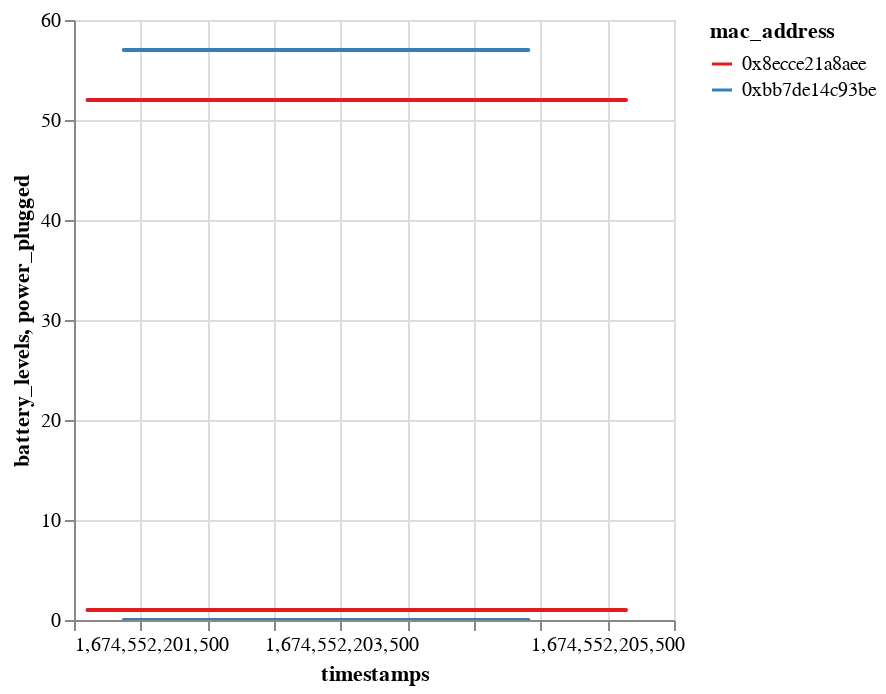

Notebook code for this chart:
### Code cell
DeepnoteChart(battery_status, """{"layer":[{"mark":{"clip":true,"type":"trail","tooltip":true},"encoding":{"x":{"sort":null,"type":"quantitative","field":"timestamps","scale":{"type":"linear","zero":false}},"y":{"sort":null,"type":"quantitative","field":"battery_levels","scale":{"type":"linear","zero":false}},"color":{"sort":null,"type":"nominal","field":"mac_address","scale":{"scheme":"set1"}}}},{"mark":{"clip":true,"type":"trail","tooltip":true},"encoding":{"x":{"sort":null,"type":"quantitative","field":"timestamps","scale":{"type":"linear","zero":false}},"y":{"sort":null,"type":"quantitative","field":"power_plugged","scale":{"type":"linear","zero":false}},"color":{"sort":null,"type":"nominal","field":"mac_address","scale":{"scheme":"tableau10"}}}}],"title":"","config":{"legend":{}},"$schema":"https://vega.github.io/schema/vega-lite/v5.json","encoding":{}}""")

### Figure 1 — Vega-Lite specification as saved in the notebook (floating-point values rounded to 4 significant figures)
{"layer": [{"mark": {"clip": true, "type": "trail", "tooltip": true}, "encoding": {"x": {"sort": null, "type": "quantitative", "field": "timestamps", "scale": {"type": "linear", "zero": false}}, "y": {"sort": null, "type": "quantitative", "field": "battery_levels", "scale": {"type": "linear", "zero": false}}, "color": {"sort": null, "type": "nominal", "field": "mac_address", "scale": {"scheme": "set1"}}}}, {"mark": {"clip": true, "type": "trail", "tooltip": true}, "encoding": {"x": {"sort": null, "type": "quantitative", "field": "timestamps", "scale": {"type": "linear", "zero": false}}, "y": {"sort": null, "type": "quantitative", "field": "power_plugged", "scale": {"type": "linear", "zero": false}}, "color": {"sort": null, "type": "nominal", "field": "mac_address", "scale": {"scheme": "tableau10"}}}}], "title": "", "config": {"legend": {}}, "$schema": "https://vega.github.io/schema/vega-lite/v5.json", "encoding": {}, "data": {"values": [{"battery_levels": 52, "mac_address": "0x8ecce21a8aee", "power_plugged": 1, "timestamps": 1674552201601}, {"battery_levels": 52, "mac_address": "0x8ecce21a8aee", "power_plugged": 1, "timestamps": 1674552202612}, {"battery_levels": 52, "mac_address": "0x8ecce21a8aee", "power_plugged": 1, "timestamps": 1674552203620}, {"battery_levels": 52, "mac_address": "0x8ecce21a8aee", "power_plugged": 1, "timestamps": 1674552204630}, {"battery_levels": 52, "mac_address": "0x8ecce21a8aee", "power_plugged": 1, "timestamps": 1674552205640}, {"battery_levels": 57, "mac_address": "0xbb7de14c93be", "power_plugged": 0, "timestamps": 1674552201873}, {"battery_levels": 57, "mac_address": "0xbb7de14c93be", "power_plugged": 0, "timestamps": 1674552202888}, {"battery_levels": 57, "mac_address": "0xbb7de14c93be", "power_plugged": 0, "timestamps": 1674552203900}, {"battery_levels": 57, "mac_address": "0xbb7de14c93be", "power_plugged": 0, "timestamps": 1674552204908}]}}
